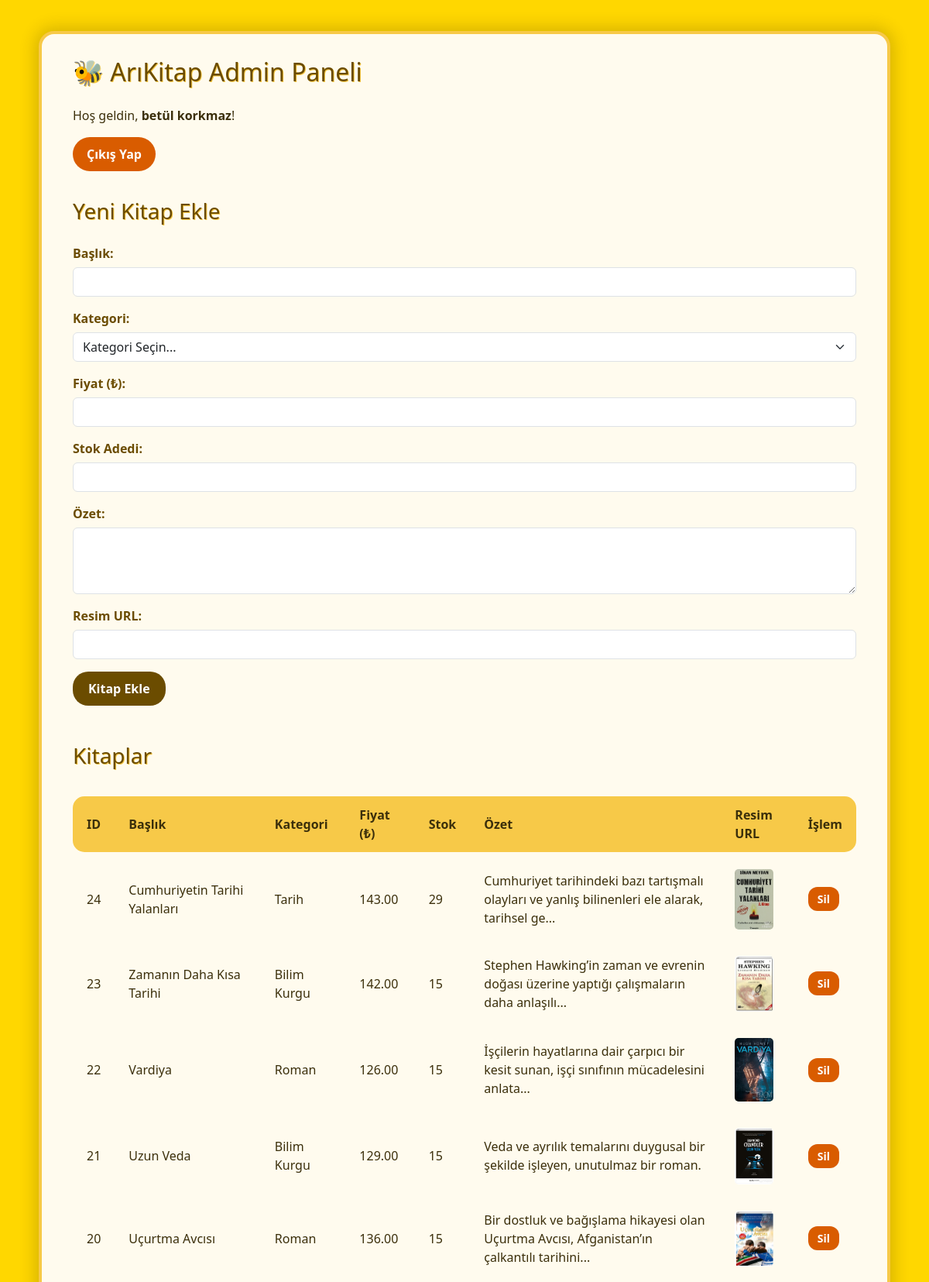
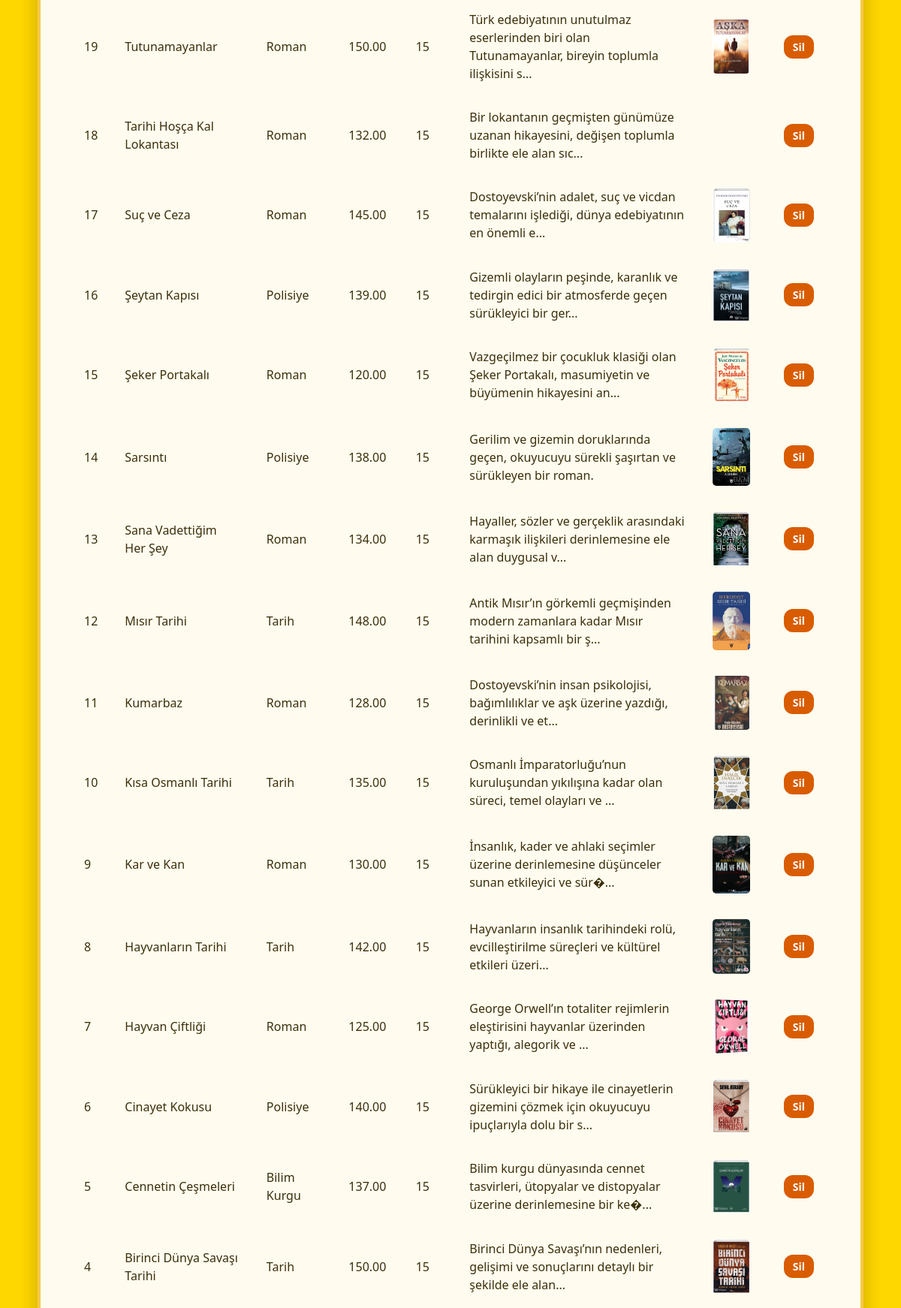
/kitap_satış/admin.php (signed in, upper part), run on the app's committed database (2 pictures, top to bottom).
### tables this page shows
CREATE TABLE `kitaplar` (
  `id` int(11) NOT NULL,
  `baslik` varchar(255) DEFAULT NULL,
  `kategori_id` int(11) DEFAULT NULL,
  `fiyat` decimal(10,2) DEFAULT NULL,
  `ozet` text DEFAULT NULL,
  `resim_url` varchar(255) DEFAULT NULL,
  `stok` int(11) NOT NULL DEFAULT 0
);

CREATE TABLE `kategoriler` (
  `id` int(11) NOT NULL,
  `ad` varchar(255) DEFAULT NULL
);

### kitap_satış/admin.php (the view, shortened to what this page needs)
<?php
include 'baglan.php';
$kitaplar_result = $baglanti->query("SELECT kitaplar.*, kategoriler.ad AS kategori_adi FROM kitaplar LEFT JOIN kategoriler ON kitaplar.kategori_id = kategoriler.id ORDER BY kitaplar.id DESC");
?>
<!DOCTYPE html>
<html lang="tr">
<head>
    <link href="https://cdn.jsdelivr.net/npm/bootstrap@5.3.0/dist/css/bootstrap.min.css" rel="stylesheet" />
</head>
<body>
    <div class="admin-box">
        <h2>🐝 ArıKitap Admin Paneli</h2>
        <p>Hoş geldin, <strong><?= htmlspecialchars($_SESSION['kullanici_adi']) ?></strong>!</p>
        <a href="cikis.php" class="btn-exit">Çıkış Yap</a>
        <h3>Yeni Kitap Ekle</h3>
        <form method="POST" action="admin.php" class="mb-5">
            <div class="mb-3">
                <label for="baslik">Başlık:</label>
                <input type="text" id="baslik" name="baslik" class="form-control" required />
            </div>
            <div class="mb-3">
                <label for="kategori_id">Kategori:</label>
                 <select id="kategori_id" name="kategori_id" class="form-select" required>
                    <option value="">Kategori Seçin...</option>
                </select>
            </div>
            <div class="mb-3">
                <label for="fiyat">Fiyat (₺):</label>
                <input type="number" step="0.01" id="fiyat" name="fiyat" class="form-control" required />
            </div>
             <div class="mb-3">
                <label for="stok">Stok Adedi:</label>
                <input type="number" id="stok" name="stok" class="form-control" required min="0" />
            </div>
            <div class="mb-3">
                <label for="ozet">Özet:</label>
                <textarea id="ozet" name="ozet" rows="3" class="form-control" required></textarea>
            </div>
            <div class="mb-3">
                <label for="resim_url">Resim URL:</label>
                <input type="text" id="resim_url" name="resim_url" class="form-control" />
            </div>
            <button type="submit" class="btn btn-success">Kitap Ekle</button>
        </form>
        <h3>Kitaplar</h3>
        <table>
            <thead>
                <tr>
                    <th>ID</th>
                    <th>Başlık</th>
                    <th>Kategori</th>
                    <th>Fiyat (₺)</th>
                    <th>Stok</th>
                    <th>Özet</th>
                    <th>Resim URL</th>
                    <th>İşlem</th>
                </tr>
            </thead>
            <tbody>
                <?php if ($kitaplar_result && $kitaplar_result->num_rows > 0): ?>
                    <?php while($kitap = $kitaplar_result->fetch_assoc()): ?>
                        <tr>
                            <td><?= $kitap['id'] ?></td>
                            <td><?= htmlspecialchars($kitap['baslik']) ?></td>
                            <td><?= htmlspecialchars($kitap['kategori_adi']) ?></td>
                            <td><?= number_format($kitap['fiyat'], 2) ?></td>
                            <td><?= $kitap['stok'] ?? '0' ?></td>
                            <td><?= htmlspecialchars(substr($kitap['ozet'], 0, 100)) . (strlen($kitap['ozet']) > 100 ? '...' : '') ?></td>
                            <td><img src="<?= htmlspecialchars($kitap['resim_url']) ?>" alt="<?= htmlspecialchars($kitap['baslik']) ?>" style="width: 50px; height: auto; border-radius: 5px;" onerror="this.style.display='none'"></td>
                            <td>
                                <a href="admin.php?action=delete_kitap&id=<?= $kitap['id'] ?>" class="btn btn-danger btn-sm" onclick="return confirm('Bu kitabı ve ilişkili tüm kayıtlarını (yorumlar, favoriler, sepetler, satışlar) silmek istediğinize emin misiniz? Bu işlem geri alınamaz.')">Sil</a>
                            </td>
                        </tr>
                    <?php endwhile; ?>
                <?php else: ?>
                    <tr><td colspan="8" class="text-center">Gösterilecek kitap bulunamadı.</td></tr>
                <?php endif; ?>
            </tbody>
        </table>
    </div>
</body>
</html>

### kitap_satış/admin.php (style rules this page uses)
body { background-color: #FFD700; font-family: 'Segoe UI', Tahoma, Geneva, Verdana, sans-serif; color: #3b2f0b; margin: 0; padding: 0; }
.admin-box { max-width: 1100px; margin: 40px auto; background: #fffbee; border-radius: 20px; box-shadow: 0 0 20px 5px rgba(60, 45, 0, 0.2); padding: 30px 40px; border: 4px solid #f7c948; }
h2, h3 { color: #6b4c00; text-shadow: 1px 1px 0 #f7c948; margin-bottom: 25px; }
a.btn-exit { background-color: #d95c00; color: white; border: none; padding: 10px 18px; border-radius: 50px; font-weight: 600; text-decoration: none; transition: background-color 0.3s ease; display: inline-block; margin-bottom: 35px; }
table { width: 100%; border-collapse: separate; border-spacing: 0 10px; margin-bottom: 50px; }
thead tr { background-color: #f7c948; color: #3b2f0b; font-weight: 700; }
thead tr th:first-child { border-top-left-radius: 15px; border-bottom-left-radius: 15px; }
thead tr th:last-child { border-top-right-radius: 15px; border-bottom-right-radius: 15px; }
thead tr th { padding: 12px 18px; text-align: left; }
tbody tr { background-color: #fffbee; border: 1px solid #f7c948; border-radius: 15px; }
tbody tr td { padding: 12px 18px; vertical-align: middle; }
.btn-danger { background-color: #d95c00; border: none; padding: 5px 12px; border-radius: 12px; font-weight: 600; transition: background-color 0.3s ease; }
.btn-success { background-color: #6b4c00; border: none; padding: 10px 20px; border-radius: 20px; font-weight: 700; transition: background-color 0.3s ease; }
input, textarea, select { border-radius: 15px; border: 2px solid #f7c948; padding: 10px 15px; font-size: 1rem; transition: border-color 0.3s ease; width: 100%; box-sizing: border-box; background-color: #fffbee; color: #3b2f0b; }
label { font-weight: 600; margin-bottom: 6px; display: block; color: #6b4c00; }

### data on the page
kitaplar: id "24", baslik "Cumhuriyetin Tarihi Yalanları", kategori.ad "Tarih", fiyat "143.00", stok "29", ozet "Cumhuriyet tarihindeki bazı tartışmalı olayları ve yanlış bilinenleri ele alarak, tarihsel ge", resim_url (picture)
kitaplar: id "23", baslik "Zamanın Daha Kısa Tarihi", kategori.ad "Bilim Kurgu", fiyat "142.00", stok "15", ozet "Stephen Hawking’in zaman ve evrenin doğası üzerine yaptığı çalışmaların daha anlaşılı", resim_url (picture)
kitaplar: id "22", baslik "Vardiya", kategori.ad "Roman", fiyat "126.00", stok "15", ozet "İşçilerin hayatlarına dair çarpıcı bir kesit sunan, işçi sınıfının mücadelesini anlata", resim_url+baslik (picture)
kitaplar: id "21", baslik "Uzun Veda", kategori.ad "Bilim Kurgu", fiyat "129.00", stok "15", ozet "Veda ve ayrılık temalarını duygusal bir şekilde işleyen, unutulmaz bir roman.", resim_url (picture)
kitaplar: id "20", baslik "Uçurtma Avcısı", kategori.ad "Roman", fiyat "136.00", stok "15", ozet "Bir dostluk ve bağışlama hikayesi olan Uçurtma Avcısı, Afganistan’ın çalkantılı tarihini", resim_url (picture)
kitaplar: id "19", baslik "Tutunamayanlar", kategori.ad "Roman", fiyat "150.00", stok "15", ozet "Türk edebiyatının unutulmaz eserlerinden biri olan Tutunamayanlar, bireyin toplumla ilişkisini s", resim_url+baslik (picture)
kitaplar: id "18", baslik "Tarihi Hoşça Kal Lokantası", kategori.ad "Roman", fiyat "132.00", stok "15", ozet "Bir lokantanın geçmişten günümüze uzanan hikayesini, değişen toplumla birlikte ele alan sıc"
kitaplar: id "17", baslik "Suç ve Ceza", kategori.ad "Roman", fiyat "145.00", stok "15", ozet "Dostoyevski’nin adalet, suç ve vicdan temalarını işlediği, dünya edebiyatının en önemli e", resim_url (picture)
kitaplar: id "16", baslik "Şeytan Kapısı", kategori.ad "Polisiye", fiyat "139.00", stok "15", ozet "Gizemli olayların peşinde, karanlık ve tedirgin edici bir atmosferde geçen sürükleyici bir ger", resim_url (picture)
kitaplar: id "15", baslik "Şeker Portakalı", kategori.ad "Roman", fiyat "120.00", stok "15", ozet "Vazgeçilmez bir çocukluk klasiği olan Şeker Portakalı, masumiyetin ve büyümenin hikayesini an", resim_url (picture)
kitaplar: id "14", baslik "Sarsıntı", kategori.ad "Polisiye", fiyat "138.00", stok "15", ozet "Gerilim ve gizemin doruklarında geçen, okuyucuyu sürekli şaşırtan ve sürükleyen bir roman.", resim_url (picture)
kitaplar: id "13", baslik "Sana Vadettiğim Her Şey", kategori.ad "Roman", fiyat "134.00", stok "15", ozet "Hayaller, sözler ve gerçeklik arasındaki karmaşık ilişkileri derinlemesine ele alan duygusal v", resim_url (picture)
kitaplar: id "12", baslik "Mısır Tarihi", kategori.ad "Tarih", fiyat "148.00", stok "15", ozet "Antik Mısır’ın görkemli geçmişinden modern zamanlara kadar Mısır tarihini kapsamlı bir ş", resim_url (picture)
kitaplar: id "11", baslik "Kumarbaz", kategori.ad "Roman", fiyat "128.00", stok "15", ozet "Dostoyevski’nin insan psikolojisi, bağımlılıklar ve aşk üzerine yazdığı, derinlikli ve et", resim_url+baslik (picture)
kitaplar: id "10", baslik "Kısa Osmanlı Tarihi", kategori.ad "Tarih", fiyat "135.00", stok "15", ozet "Osmanlı İmparatorluğu’nun kuruluşundan yıkılışına kadar olan süreci, temel olayları ve", resim_url (picture)
kitaplar: id "9", baslik "Kar ve Kan", kategori.ad "Roman", fiyat "130.00", stok "15", ozet "İnsanlık, kader ve ahlaki seçimler üzerine derinlemesine düşünceler sunan etkileyici ve sür�", resim_url (picture)
kitaplar: id "8", baslik "Hayvanların Tarihi", kategori.ad "Tarih", fiyat "142.00", stok "15", ozet "Hayvanların insanlık tarihindeki rolü, evcilleştirilme süreçleri ve kültürel etkileri üzeri", resim_url (picture)
kitaplar: id "7", baslik "Hayvan Çiftliği", kategori.ad "Roman", fiyat "125.00", stok "15", ozet "George Orwell’ın totaliter rejimlerin eleştirisini hayvanlar üzerinden yaptığı, alegorik ve", resim_url (picture)
kitaplar: id "6", baslik "Cinayet Kokusu", kategori.ad "Polisiye", fiyat "140.00", stok "15", ozet "Sürükleyici bir hikaye ile cinayetlerin gizemini çözmek için okuyucuyu ipuçlarıyla dolu bir s", resim_url (picture)
kitaplar: id "5", baslik "Cennetin Çeşmeleri", kategori.ad "Bilim Kurgu", fiyat "137.00", stok "15", ozet "Bilim kurgu dünyasında cennet tasvirleri, ütopyalar ve distopyalar üzerine derinlemesine bir ke�", resim_url (picture)
kitaplar: id "4", baslik "Birinci Dünya Savaşı Tarihi", kategori.ad "Tarih", fiyat "150.00", stok "15", ozet "Birinci Dünya Savaşı’nın nedenleri, gelişimi ve sonuçlarını detaylı bir şekilde ele alan", resim_url (picture)

### other printed values
$_SESSION['kullanici_adi'] "betül korkmaz"
